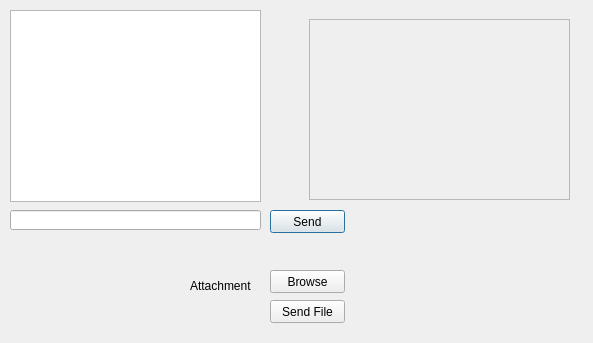
<?xml version="1.0" encoding="UTF-8"?>
<ui version="4.0">
 <class>Dialog</class>
 <widget class="QDialog" name="Dialog">
  <property name="geometry">
   <rect>
    <x>0</x>
    <y>0</y>
    <width>593</width>
    <height>343</height>
   </rect>
  </property>
  <property name="windowTitle">
   <string>Dialog</string>
  </property>
  <widget class="QLineEdit" name="lineEdit">
   <property name="geometry">
    <rect>
     <x>10</x>
     <y>210</y>
     <width>251</width>
     <height>20</height>
    </rect>
   </property>
   <property name="text">
    <string/>
   </property>
  </widget>
  <widget class="QTextBrowser" name="textBrowser">
   <property name="geometry">
    <rect>
     <x>10</x>
     <y>10</y>
     <width>251</width>
     <height>192</height>
    </rect>
   </property>
  </widget>
  <widget class="QPushButton" name="sendButton">
   <property name="geometry">
    <rect>
     <x>270</x>
     <y>210</y>
     <width>75</width>
     <height>23</height>
    </rect>
   </property>
   <property name="text">
    <string>Send</string>
   </property>
  </widget>
  <widget class="QFrame" name="LaterVersion">
   <property name="geometry">
    <rect>
     <x>309</x>
     <y>19</y>
     <width>261</width>
     <height>181</height>
    </rect>
   </property>
   <property name="frameShape">
    <enum>QFrame::StyledPanel</enum>
   </property>
   <property name="frameShadow">
    <enum>QFrame::Raised</enum>
   </property>
  </widget>
  <widget class="QLabel" name="browse_textbox">
   <property name="geometry">
    <rect>
     <x>190</x>
     <y>270</y>
     <width>71</width>
     <height>31</height>
    </rect>
   </property>
   <property name="text">
    <string>Attachment</string>
   </property>
  </widget>
  <widget class="QPushButton" name="BrowseButton">
   <property name="geometry">
    <rect>
     <x>270</x>
     <y>270</y>
     <width>75</width>
     <height>23</height>
    </rect>
   </property>
   <property name="text">
    <string>Browse</string>
   </property>
  </widget>
  <widget class="QPushButton" name="pushButton_3">
   <property name="geometry">
    <rect>
     <x>270</x>
     <y>300</y>
     <width>75</width>
     <height>23</height>
    </rect>
   </property>
   <property name="text">
    <string>Send File</string>
   </property>
  </widget>
 </widget>
 <resources/>
 <connections/>
</ui>
